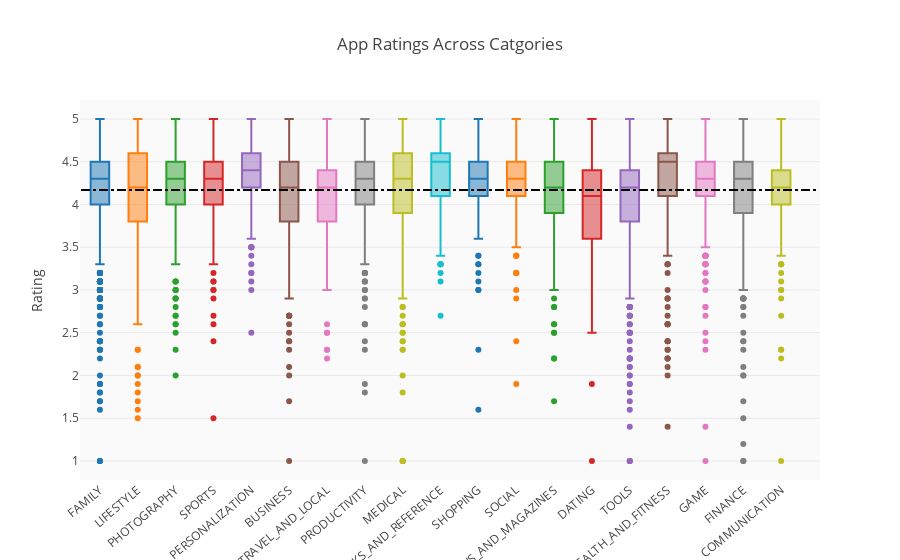

The cell this chart's notebook holds for it:
### Markdown cell above
## Best performing categories

### Code cell
groups = df.groupby('Category').filter(lambda x: len(x) >= 170).reset_index()
print('Average rating = ', np.nanmean(list(groups.Rating)))
c = ['hsl('+str(h)+',50%'+',50%)' for h in np.linspace(0, 720, len(set(groups.Category)))]

layout = {'title' : 'App Ratings Across Catgories',
        'xaxis': {'tickangle':-40},
        'yaxis': {'title': 'Rating'},
          'plot_bgcolor': 'rgb(250,250,250)',
          'shapes': [{
              'type' :'line',
              'x0': -.5,
              'y0': np.nanmean(list(groups.Rating)),
              'x1': 19,
              'y1': np.nanmean(list(groups.Rating)),
              'line': { 'dash': 'dashdot'}
          }]
          }

data = [{
    'y': df.loc[df.Category==category]['Rating'], 
    'type':'box',
    'name' : category,
    'showlegend':False,
    } for i,category in enumerate(list(set(groups.Category)))]



plotly.offline.iplot({'data': data, 'layout': layout})

### Figure 1 — Plotly figure (JSON) as saved in the notebook; plotly's stock layout.template omitted (floating-point values rounded to 4 significant figures; data arrays with more than 128 entries replaced by an {"elided": "..."} marker saying what was removed)
{"data": [{"name": "FAMILY", "showlegend": false, "type": "box", "uid": "c32866e5-ca8c-419c-b2c1-f6a0815da634", "y": {"elided": "1832 float values"}}, {"name": "LIFESTYLE", "showlegend": false, "type": "box", "uid": "bd4ddd23-5578-4351-80eb-bd20ed970e9d", "y": {"elided": "369 float values"}}, {"name": "PHOTOGRAPHY", "showlegend": false, "type": "box", "uid": "c02e059f-6a52-4b1d-8bf8-21c038cfe46d", "y": {"elided": "281 float values"}}, {"name": "SPORTS", "showlegend": false, "type": "box", "uid": "8086a54e-b7b7-4e79-a414-65210e122266", "y": {"elided": "325 float values"}}, {"name": "PERSONALIZATION", "showlegend": false, "type": "box", "uid": "11fe6733-8fee-4758-aa1a-18560b5fdefc", "y": {"elided": "376 float values"}}, {"name": "BUSINESS", "showlegend": false, "type": "box", "uid": "e11a3ae1-559a-4d62-aa72-a9087b1537b4", "y": {"elided": "420 float values"}}, {"name": "TRAVEL_AND_LOCAL", "showlegend": false, "type": "box", "uid": "7b008aad-32e3-4039-bef1-c3f788cf312d", "y": {"elided": "219 float values"}}, {"name": "PRODUCTIVITY", "showlegend": false, "type": "box", "uid": "d49b0f57-bdd9-4526-8c52-a8e5de1853d7", "y": {"elided": "374 float values"}}, {"name": "MEDICAL", "showlegend": false, "type": "box", "uid": "3ca746a1-ce67-4195-bf88-bee15ce63ce8", "y": {"elided": "395 float values"}}, {"name": "BOOKS_AND_REFERENCE", "showlegend": false, "type": "box", "uid": "b930a53d-19e6-4779-b4a0-51e9c4bb9bbc", "y": {"elided": "222 float values"}}, {"name": "SHOPPING", "showlegend": false, "type": "box", "uid": "9523beb6-f6d1-4890-9724-acd97b92f8f9", "y": {"elided": "202 float values"}}, {"name": "SOCIAL", "showlegend": false, "type": "box", "uid": "82c1670e-df57-45ef-b708-96645e41077d", "y": {"elided": "239 float values"}}, {"name": "NEWS_AND_MAGAZINES", "showlegend": false, "type": "box", "uid": "abb90cc1-f179-4e41-b5f1-7624a0b2cf59", "y": {"elided": "254 float values"}}, {"name": "DATING", "showlegend": false, "type": "box", "uid": "ffc7c714-52b8-4f45-9c3b-8c0723496b49", "y": {"elided": "171 float values"}}, {"name": "TOOLS", "showlegend": false, "type": "box", "uid": "1bf9a320-78f6-4f22-82c6-4a41f9177728", "y": {"elided": "827 float values"}}, {"name": "HEALTH_AND_FITNESS", "showlegend": false, "type": "box", "uid": "96d5adfa-5b1e-4ffc-9a74-6c7fadbea8c2", "y": {"elided": "288 float values"}}, {"name": "GAME", "showlegend": false, "type": "box", "uid": "1cb299b8-df21-4d61-a345-592243f3c2bb", "y": {"elided": "959 float values"}}, {"name": "FINANCE", "showlegend": false, "type": "box", "uid": "6e1d972a-2ec1-41a3-8f9b-f754c1a4d032", "y": {"elided": "345 float values"}}, {"name": "COMMUNICATION", "showlegend": false, "type": "box", "uid": "ead2eca6-0a4e-4823-ac67-eec82574f3fc", "y": {"elided": "315 float values"}}], "layout": {"plot_bgcolor": "rgb(250,250,250)", "shapes": [{"line": {"dash": "dashdot"}, "type": "line", "x0": -0.5, "x1": 19, "y0": 4.17, "y1": 4.17}], "title": {"text": "App Ratings Across Catgories"}, "xaxis": {"tickangle": -40}, "yaxis": {"title": {"text": "Rating"}}}}
